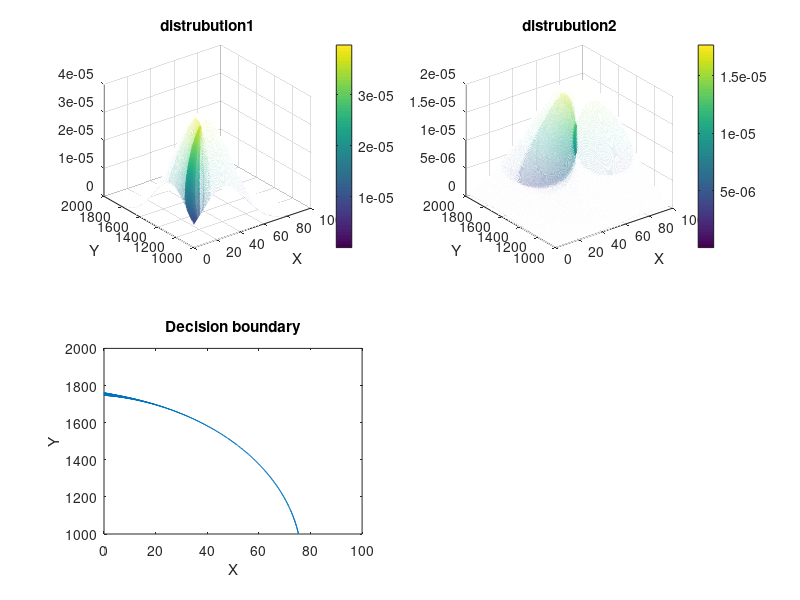

Write MATLAB code to recreate this figure.
clear;
%change the number here
x = 0:0.1:100;
y = 1000:2000;
ux = 25;
ax = 20;
uy = 1250;
ay = 200;
p = 0;
%%%%%%
[X, Y] = meshgrid(x,y);
z = ((X - ux).^2)/ax/ax + ((Y - uy).^2)/ay/ay - 2*p.*(X - ux).*(Y - uy)/ax/ay;
f = 1/2/pi/ax/ay/(sqrt(1 - p*p))*exp((-1)*z./2/(1-p*p));

subplot(2,2,1);
mesh(X,Y,f);
colorbar;
title('distrubution1');
xlabel('X');
ylabel('Y');

%change the number here
x = 0:0.1:100;
y = 1000:2000;
ux = 75;
ax = 30;
uy = 1750;
ay = 300;
p = 0;
%%%%%%
[X, Y] = meshgrid(x,y);
z = ((X - ux).^2)/ax/ax + ((Y - uy).^2)/ay/ay - 2*p.*(X - ux).*(Y - uy)/ax/ay;
f2 = 1/2/pi/ax/ay/(sqrt(1 - p*p))*exp((-1)*z./2/(1-p*p));

subplot(2,2,2);
mesh(X,Y,f2);
colorbar;
title('distrubution2');
xlabel('X');
ylabel('Y');

m = 0.005*max(f2);
a = 1;
for i = 1:1001
    for j = 1:1001
        if (f(i,j) - f2(i,j)) > 0
            if  ((f(i,j) - f2(i,j)) < m(j))
            c(a) = i*0.1;  
            d(a) = j+1000;
            a = a+1;
            end
        else
            if  ((f2(i,j) - f(i,j)) < m(j))
            c(a) = i*0.1;  
            d(a) = j+1000;
            a = a+1;
            end
        end
    end
end

subplot(2,2,3);
plot (c,d);
xlim([0 100]);
ylim([1000 2000]);
title('Decision boundary');
xlabel('X');
ylabel('Y');